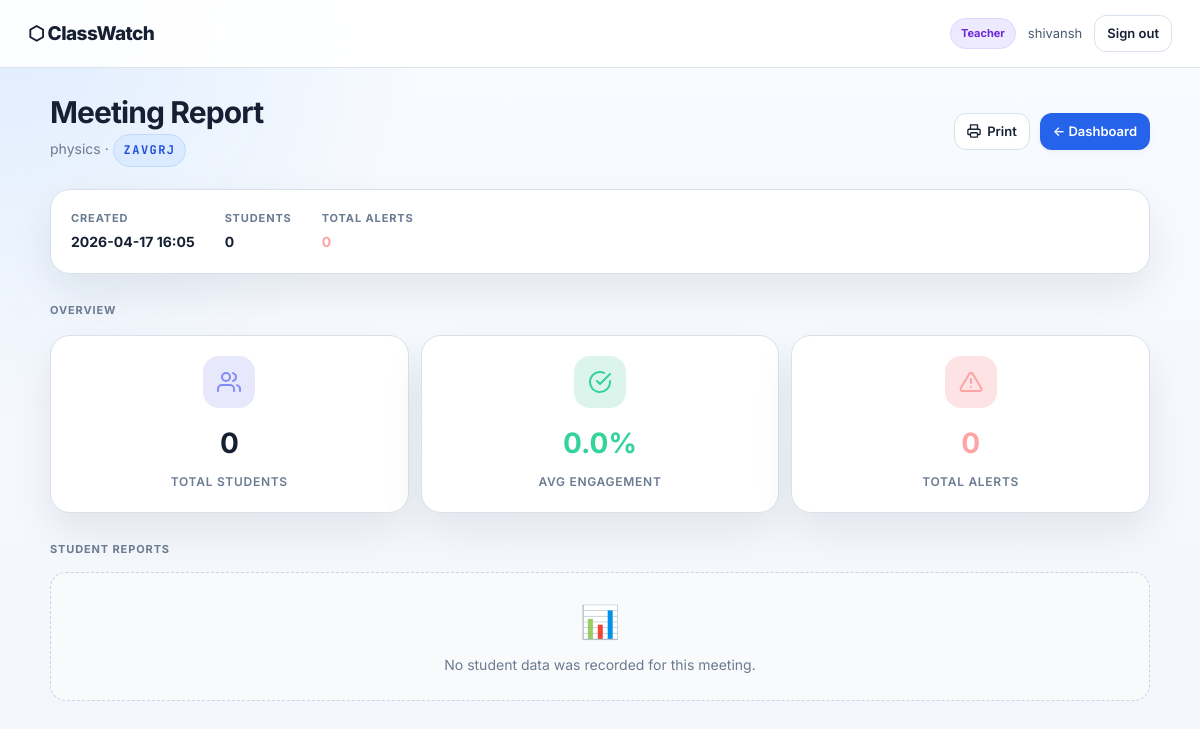
Page /teacher/report/ZAVGRJ (signed in) on the committed database.
### tables this page shows
CREATE TABLE meetings (
            id INTEGER PRIMARY KEY AUTOINCREMENT,
            host_id INTEGER NOT NULL,
            code TEXT UNIQUE NOT NULL,
            title TEXT NOT NULL,
            created_at TEXT NOT NULL,
            is_active INTEGER DEFAULT 1, ended_at TEXT,
            FOREIGN KEY (host_id) REFERENCES users(id)
        );

### app.py (the view, shortened to what this page needs)
@app.route('/teacher/report/<code>')
def meeting_report(code):
    err = login_required('teacher')
    if err: return err
    meeting = get_meeting_any(code)
    if not meeting:
        return redirect(url_for('teacher_home'))
    reports = get_reports_by_meeting(code)
    summary = {
        'total_students': len(reports),
        'avg_engagement': 0.0,
        'total_alerts':   0,
        'best_student':   None,
        'worst_student':  None,
    }
    return render_template('report.html', meeting=meeting, reports=reports,
                           summary=summary, user=session, code=code)

### app.py (called while the page is built)
def login_required(role=None):
    if 'user_id' not in session:
        return redirect(url_for('login'))
    if role and session.get('role') != role:
        return redirect(url_for('login'))
    return None

### database.py (called while the page is built)
def get_db():
    conn = sqlite3.connect(DB_PATH)
    conn.row_factory = sqlite3.Row
    return conn

def get_meeting_any(code):
    conn = get_db()
    cursor = conn.cursor()
    cursor.execute('SELECT * FROM meetings WHERE code = ?', (code,))
    meeting = cursor.fetchone()
    conn.close()
    return dict(meeting) if meeting else None

def get_reports_by_meeting(meeting_code):
    conn = get_db()
    cursor = conn.cursor()
    cursor.execute(
        'SELECT * FROM reports WHERE meeting_code = ? ORDER BY engagement_score DESC',
        (meeting_code,)
    )
    reports = [dict(r) for r in cursor.fetchall()]
    conn.close()
    return reports

### templates/report.html (shortened to what this page needs)
{% extends 'base.html' %}
{% block content %}
<div class="page-container" style="max-width:1100px;">
  <div class="page-header">
    <div>
      <h1 class="page-title">Meeting Report</h1>
      <p class="page-sub">{{ meeting.title }} · <span class="code-badge" style="font-size:12px;">{{ code }}</span></p>
    </div>
    <div style="display:flex;gap:10px;align-items:center;">
      <button class="btn btn-sm btn-outline" onclick="window.print()" id="btn-print">
        <svg width="14" height="14" viewBox="0 0 16 16" fill="none"><path d="M4 6V1h8v5M4 12H2a1 1 0 0 1-1-1V7a1 1 0 0 1 1-1h12a1 1 0 0 1 1 1v4a1 1 0 0 1-1 1h-2" stroke="currentColor" stroke-width="1.5" stroke-linejoin="round"/><rect x="4" y="10" width="8" height="5" rx="1" stroke="currentColor" stroke-width="1.5"/></svg>
        Print
      </button>
      <a href="{{ url_for('teacher_home') }}" class="btn btn-sm btn-primary" id="btn-back-dash">← Dashboard</a>
    </div>
  </div>
  <div class="report-info-bar">
    <div class="report-info-item">
      <span class="report-info-label">Created</span>
      <span class="report-info-value">{{ meeting.created_at[:16].replace('T', ' ') }}</span>
    </div>
    <div class="report-info-item">
      <span class="report-info-label">Students</span>
      <span class="report-info-value">{{ summary.total_students }}</span>
    </div>
    <div class="report-info-item">
      <span class="report-info-label">Total Alerts</span>
      <span class="report-info-value" style="color:#FCA5A5;">{{ summary.total_alerts }}</span>
    </div>
  </div>
  <div class="section-title" style="margin-top:28px;">Overview</div>
  <div class="report-summary-grid">
    <div class="report-summary-card">
      <div class="report-summary-icon" style="background:rgba(99,102,241,0.15);color:#818CF8;">
      </div>
      <div class="report-summary-num">{{ summary.total_students }}</div>
      <div class="report-summary-label">Total Students</div>
    </div>
    <div class="report-summary-card">
      <div class="report-summary-icon" style="background:rgba(16,185,129,0.15);color:#34D399;">
        <svg width="24" height="24" viewBox="0 0 24 24" fill="none"><path d="M22 11.08V12a10 10 0 1 1-5.93-9.14" stroke="currentColor" stroke-width="2" stroke-linecap="round"/><path d="M22 4L12 14.01l-3-3" stroke="currentColor" stroke-width="2" stroke-linecap="round" stroke-linejoin="round"/></svg>
      </div>
      <div class="report-summary-num" style="color:#34D399;">{{ summary.avg_engagement }}%</div>
      <div class="report-summary-label">Avg Engagement</div>
    </div>
    <div class="report-summary-card">
      <div class="report-summary-icon" style="background:rgba(239,68,68,0.15);color:#FCA5A5;">
        <svg width="24" height="24" viewBox="0 0 24 24" fill="none"><path d="M10.29 3.86L1.82 18a2 2 0 0 0 1.71 3h16.94a2 2 0 0 0 1.71-3L13.71 3.86a2 2 0 0 0-3.42 0z" stroke="currentColor" stroke-width="2" stroke-linejoin="round"/><path d="M12 9v4M12 17h.01" stroke="currentColor" stroke-width="2" stroke-linecap="round"/></svg>
      </div>
      <div class="report-summary-num" style="color:#FCA5A5;">{{ summary.total_alerts }}</div>
      <div class="report-summary-label">Total Alerts</div>
    </div>
  </div>
  <div class="section-title" style="margin-top:28px;">Student Reports</div>
  {% if reports %}
  <div class="report-cards">
    {% for r in reports %}
    <div class="report-card" id="report-{{ loop.index }}">
      <div class="report-card-header">
        <div class="report-card-name">
          <div class="report-avatar" style="background:{{'rgba(16,185,129,0.2)' if r.engagement_score >= 70 else ('rgba(245,158,11,0.2)' if r.engagement_score >= 40 else 'rgba(239,68,68,0.2)')}}; color:{{'#34D399' if r.engagement_score >= 70 else ('#FBBF24' if r.engagement_score >= 40 else '#FCA5A5')}};">
            {{ r.student_name[0]|upper }}
          </div>
          <div>
            <div style="font-weight:600;font-size:15px;">{{ r.student_name }}</div>
            <div style="font-size:12px;color:var(--muted);">{{ r.joined_at }} — {{ r.left_at }}</div>
          </div>
        </div>
        <div class="report-score {% if r.engagement_score >= 70 %}score-good{% elif r.engagement_score >= 40 %}score-warn{% else %}score-bad{% endif %}">
          {{ r.engagement_score }}%
        </div>
      </div>
      <div class="report-bar-wrap">
        <div class="report-bar">
          <div class="report-bar-fill bar-engaged" style="width:{{ (r.engaged_frames / r.total_frames * 100) if r.total_frames > 0 else 0 }}%;" title="Engaged"></div>
          <div class="report-bar-fill bar-sleeping" style="width:{{ (r.sleeping_frames / r.total_frames * 100) if r.total_frames > 0 else 0 }}%;" title="Sleeping"></div>
          <div class="report-bar-fill bar-away" style="width:{{ (r.away_frames / r.total_frames * 100) if r.total_frames > 0 else 0 }}%;" title="Away"></div>
          <div class="report-bar-fill bar-noface" style="width:{{ (r.no_face_frames / r.total_frames * 100) if r.total_frames > 0 else 0 }}%;" title="Not visible"></div>
        </div>
        <div class="report-bar-legend">
          <span><span class="legend-dot" style="background:#10B981;"></span> Engaged</span>
          <span><span class="legend-dot" style="background:#F97316;"></span> Sleeping</span>
          <span><span class="legend-dot" style="background:#F59E0B;"></span> Away</span>
          <span><span class="legend-dot" style="background:#6B7280;"></span> Not visible</span>
        </div>
      </div>
      <div class="report-stats-row">
        <div class="report-stat">
          <span class="report-stat-num">{{ r.total_frames }}</span>
          <span class="report-stat-label">Frames</span>
        </div>
        <div class="report-stat">
          <span class="report-stat-num" style="color:#34D399;">{{ r.engaged_frames }}</span>
          <span class="report-stat-label">Engaged</span>
        </div>
        <div class="report-stat">
          <span class="report-stat-num" style="color:#FB923C;">{{ r.sleeping_alerts }}</span>
          <span class="report-stat-label">Sleep Alerts</span>
        </div>
        <div class="report-stat">
          <span class="report-stat-num" style="color:#FBBF24;">{{ r.away_alerts }}</span>
          <span class="report-stat-label">Away Alerts</span>
        </div>
        <div class="report-stat">
          <span class="report-stat-num" style="color:#9CA3AF;">{{ r.no_face_alerts }}</span>
          <span class="report-stat-label">No-Face</span>
        </div>
      </div>
    </div>
    {% endfor %}
  </div>
  {% else %}
  <div class="empty-state">
    <div style="font-size:32px;margin-bottom:8px;">📊</div>
    <p>No student data was recorded for this meeting.</p>
  </div>
  {% endif %}
</div>
{% endblock %}

### static/css/style.css (style rules this page uses)
*, *::before, *::after { box-sizing: border-box; margin: 0; padding: 0; }
:root { --bg: #f4f7fb; --bg-soft: #eef3f8; --surface: #ffffff; --surface-soft: #f8fafc; --border: #d9e2ec; --border-strong: #c8d4e3; --text: #172033; --text-soft: #4b5b70; --muted: #6b7b91; --primary: #2563eb; --primary-hover: #1d4ed8; --primary-soft: #dbeafe; --success: #16a34a; --success-soft: #dcfce7; --warning: #d97706; --warning-soft: #fef3c7; --danger: #dc2626; --danger-soft: #fee2e2; --radius-sm: 10px; --radius: 14px; --radius-lg: 20px; --shadow-sm: 0 2px 6px rgba(15, 23, 42, 0.05); --shadow-md: 0 18px 40px rgba(15, 23, 42, 0.08); --transition: 180ms ease; }
html, body { min-height: 100%; font-family: 'Inter', system-ui, -apple-system, BlinkMacSystemFont, 'Segoe UI', sans-serif; font-size: 14px; line-height: 1.55; color: var(--text); background: radial-gradient(circle at top left, rgba(219, 234, 254, 0.9), transparent 30%), linear-gradient(180deg, #f8fbff 0%, #f3f6fb 100%); -webkit-font-smoothing: antialiased; -moz-osx-font-smoothing: grayscale; }
body { padding-bottom: 40px; }
img, svg, video, canvas { display: block; }
a { color: var(--primary); text-decoration: none; }
button, input, textarea, select { font: inherit; }
.role-badge, .code-badge, .room-status-pill, .info-chip, .alert-badge { display: inline-flex; align-items: center; justify-content: center; gap: 6px; padding: 6px 10px; border-radius: 999px; border: 1px solid var(--border); font-size: 11px; font-weight: 700; }
.code-badge { background: var(--primary-soft); color: var(--primary-hover); border-color: #bfdbfe; font-family: 'JetBrains Mono', monospace; letter-spacing: 0.12em; }
.btn { display: inline-flex; align-items: center; justify-content: center; gap: 6px; padding: 10px 16px; border: 1px solid transparent; border-radius: 12px; cursor: pointer; font-size: 14px; font-weight: 600; white-space: nowrap; transition: transform var(--transition), background var(--transition), border-color var(--transition), color var(--transition); }
.btn-primary { background: var(--primary); color: #fff; box-shadow: var(--shadow-sm); }
.btn-outline { background: #fff; color: var(--text); border-color: var(--border); }
.btn-sm { padding: 7px 12px; font-size: 13px; }
.card, .auth-card, .room-main, .side-section, .hero, .meetings-table-wrap, .report-card, .report-summary-card, .report-info-bar { background: var(--surface); border: 1px solid var(--border); border-radius: var(--radius-lg); box-shadow: var(--shadow-md); }
.auth-title, .card-title, .page-title, .room-title { color: var(--text); letter-spacing: -0.03em; }
.auth-sub, .page-sub, .auth-footer { color: var(--muted); }
.page-container, .dashboard { width: min(1100px, calc(100% - 32px)); margin: 28px auto 0; }
.page-header, .room-header, .teacher-controls, .room-controls, .share-bar, .teacher-cam-bar, .table-actions { display: flex; align-items: center; gap: 10px; }
.page-header, .room-header { justify-content: space-between; flex-wrap: wrap; margin-bottom: 22px; }
.page-title, .room-title { font-size: 30px; line-height: 1.08; }
.page-sub { margin-top: 6px; }
.section-title, .section-label, .side-title, .stat-label, .summary-label, .info-label, .report-info-label, .report-stat-label { color: var(--muted); text-transform: uppercase; letter-spacing: 0.08em; font-size: 11px; font-weight: 700; }
.section-title, .section-label { margin-bottom: 14px; }
.empty-state, .empty-alerts { padding: 24px; border: 1px dashed var(--border-strong); border-radius: 16px; background: var(--surface-soft); color: var(--muted); text-align: center; }
.info-value, .summary-num, .report-info-value, .report-stat-num, .report-summary-num { color: var(--text); font-weight: 700; }
.summary-grid, .report-summary-grid { display: grid; gap: 12px; }
.report-info-bar { display: flex; flex-wrap: wrap; gap: 18px 30px; padding: 20px; }
.report-info-item { display: grid; gap: 4px; }
.report-summary-grid { margin-top: 16px; grid-template-columns: repeat(auto-fit, minmax(220px, 1fr)); }
.report-summary-card { padding: 20px; text-align: center; }
.report-summary-icon, .report-avatar, .report-score { display: inline-flex; align-items: center; justify-content: center; }
.report-summary-icon { width: 52px; height: 52px; margin: 0 auto 14px; border-radius: 16px; }
.report-summary-num { font-size: 28px; }
.report-summary-label { margin-top: 8px; color: var(--muted); font-size: 12px; font-weight: 600; text-transform: uppercase; letter-spacing: 0.06em; }

### rows in the picture
meetings: title "physics", code "ZAVGRJ", created_at "2026-04-17 16:05"

### other values in the picture
{{ session.get('role') }} "Teacher"
{{ session.get('name') }} "shivansh"
{{ summary.total_students }} "0"
{{ summary.total_alerts }} "0"
{{ summary.avg_engagement }} "0.0"
